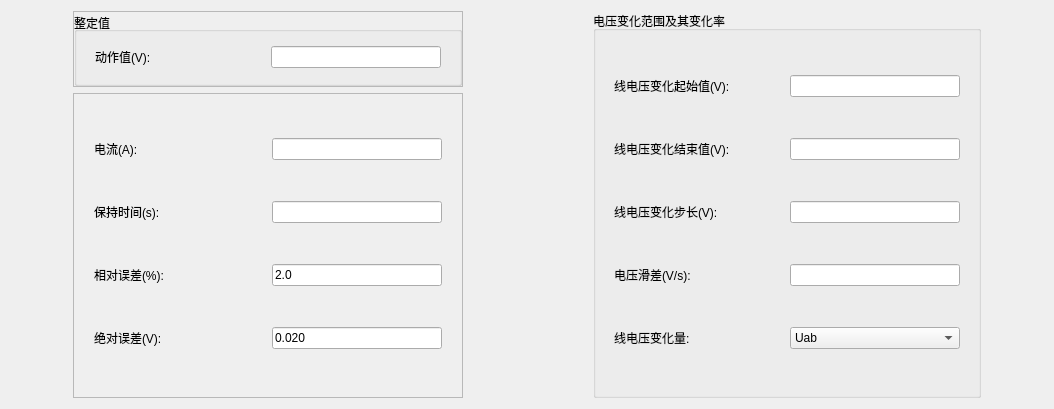
<?xml version="1.0" encoding="UTF-8"?>
<ui version="4.0">
 <class>QLowVolActItemParaEditWidget</class>
 <widget class="QWidget" name="QLowVolActItemParaEditWidget">
  <property name="geometry">
   <rect>
    <x>0</x>
    <y>0</y>
    <width>1054</width>
    <height>409</height>
   </rect>
  </property>
  <property name="windowTitle">
   <string>Form</string>
  </property>
  <layout class="QHBoxLayout" name="horizontalLayout_5" stretch="1,4,2,4,1">
   <item>
    <spacer name="horizontalSpacer_2">
     <property name="orientation">
      <enum>Qt::Horizontal</enum>
     </property>
     <property name="sizeHint" stdset="0">
      <size>
       <width>40</width>
       <height>20</height>
      </size>
     </property>
    </spacer>
   </item>
   <item>
    <layout class="QVBoxLayout" name="verticalLayout_3" stretch="1,4">
     <item>
      <widget class="QFrame" name="frame">
       <property name="frameShape">
        <enum>QFrame::StyledPanel</enum>
       </property>
       <property name="frameShadow">
        <enum>QFrame::Raised</enum>
       </property>
       <layout class="QVBoxLayout" name="verticalLayout_2">
        <property name="spacing">
         <number>0</number>
        </property>
        <property name="leftMargin">
         <number>0</number>
        </property>
        <property name="topMargin">
         <number>0</number>
        </property>
        <property name="rightMargin">
         <number>0</number>
        </property>
        <property name="bottomMargin">
         <number>0</number>
        </property>
        <item>
         <widget class="QGroupBox" name="groupBox">
          <property name="sizePolicy">
           <sizepolicy hsizetype="Preferred" vsizetype="MinimumExpanding">
            <horstretch>0</horstretch>
            <verstretch>0</verstretch>
           </sizepolicy>
          </property>
          <property name="maximumSize">
           <size>
            <width>16777215</width>
            <height>16777215</height>
           </size>
          </property>
          <property name="contextMenuPolicy">
           <enum>Qt::DefaultContextMenu</enum>
          </property>
          <property name="styleSheet">
           <string notr="true">groupBox-&gt;setStyleSheet(
          &quot;QGroupBox:title&quot;
          &quot;{&quot;
          &quot;color:white;&quot;
          &quot;subcontrol-origin: margin;&quot;
          &quot;left: 10px;&quot;
          &quot;}&quot;
          );</string>
          </property>
          <property name="title">
           <string>整定值</string>
          </property>
          <property name="alignment">
           <set>Qt::AlignJustify|Qt::AlignVCenter</set>
          </property>
          <layout class="QHBoxLayout" name="horizontalLayout_6">
           <item>
            <layout class="QHBoxLayout" name="horizontalLayout">
             <property name="leftMargin">
              <number>9</number>
             </property>
             <property name="rightMargin">
              <number>9</number>
             </property>
             <item>
              <widget class="QLabel" name="m_labActValue">
               <property name="sizePolicy">
                <sizepolicy hsizetype="Fixed" vsizetype="Fixed">
                 <horstretch>0</horstretch>
                 <verstretch>0</verstretch>
                </sizepolicy>
               </property>
               <property name="minimumSize">
                <size>
                 <width>170</width>
                 <height>0</height>
                </size>
               </property>
               <property name="maximumSize">
                <size>
                 <width>170</width>
                 <height>16777215</height>
                </size>
               </property>
               <property name="text">
                <string>动作值(V):</string>
               </property>
               <property name="alignment">
                <set>Qt::AlignLeading|Qt::AlignLeft|Qt::AlignVCenter</set>
               </property>
              </widget>
             </item>
             <item>
              <widget class="QSettingLineEdit" name="m_txtActValue_ActValue">
               <property name="sizePolicy">
                <sizepolicy hsizetype="Fixed" vsizetype="Fixed">
                 <horstretch>0</horstretch>
                 <verstretch>0</verstretch>
                </sizepolicy>
               </property>
               <property name="minimumSize">
                <size>
                 <width>170</width>
                 <height>0</height>
                </size>
               </property>
               <property name="maximumSize">
                <size>
                 <width>170</width>
                 <height>16777215</height>
                </size>
               </property>
              </widget>
             </item>
            </layout>
           </item>
          </layout>
         </widget>
        </item>
       </layout>
      </widget>
     </item>
     <item>
      <widget class="QFrame" name="frame_2">
       <property name="frameShape">
        <enum>QFrame::StyledPanel</enum>
       </property>
       <property name="frameShadow">
        <enum>QFrame::Raised</enum>
       </property>
       <layout class="QVBoxLayout" name="verticalLayout">
        <item>
         <layout class="QHBoxLayout" name="horizontalLayout_11">
          <property name="leftMargin">
           <number>9</number>
          </property>
          <property name="rightMargin">
           <number>9</number>
          </property>
          <item>
           <widget class="QLabel" name="m_labCur">
            <property name="sizePolicy">
             <sizepolicy hsizetype="Fixed" vsizetype="Fixed">
              <horstretch>0</horstretch>
              <verstretch>0</verstretch>
             </sizepolicy>
            </property>
            <property name="minimumSize">
             <size>
              <width>170</width>
              <height>0</height>
             </size>
            </property>
            <property name="maximumSize">
             <size>
              <width>170</width>
              <height>16777215</height>
             </size>
            </property>
            <property name="text">
             <string>电流(A):</string>
            </property>
            <property name="alignment">
             <set>Qt::AlignLeading|Qt::AlignLeft|Qt::AlignVCenter</set>
            </property>
           </widget>
          </item>
          <item>
           <widget class="QLineEdit" name="m_txtActValue_Cur">
            <property name="sizePolicy">
             <sizepolicy hsizetype="Fixed" vsizetype="Fixed">
              <horstretch>0</horstretch>
              <verstretch>0</verstretch>
             </sizepolicy>
            </property>
            <property name="minimumSize">
             <size>
              <width>170</width>
              <height>0</height>
             </size>
            </property>
            <property name="maximumSize">
             <size>
              <width>170</width>
              <height>16777215</height>
             </size>
            </property>
           </widget>
          </item>
         </layout>
        </item>
        <item>
         <layout class="QHBoxLayout" name="horizontalLayout_2">
          <property name="leftMargin">
           <number>9</number>
          </property>
          <property name="rightMargin">
           <number>9</number>
          </property>
          <item>
           <widget class="QLabel" name="m_labHoldTime">
            <property name="sizePolicy">
             <sizepolicy hsizetype="Fixed" vsizetype="Fixed">
              <horstretch>0</horstretch>
              <verstretch>0</verstretch>
             </sizepolicy>
            </property>
            <property name="minimumSize">
             <size>
              <width>170</width>
              <height>0</height>
             </size>
            </property>
            <property name="maximumSize">
             <size>
              <width>170</width>
              <height>16777215</height>
             </size>
            </property>
            <property name="text">
             <string>保持时间(s):</string>
            </property>
            <property name="alignment">
             <set>Qt::AlignLeading|Qt::AlignLeft|Qt::AlignVCenter</set>
            </property>
           </widget>
          </item>
          <item>
           <widget class="QLineEdit" name="m_txtActValue_HoldTime">
            <property name="sizePolicy">
             <sizepolicy hsizetype="Fixed" vsizetype="Fixed">
              <horstretch>0</horstretch>
              <verstretch>0</verstretch>
             </sizepolicy>
            </property>
            <property name="minimumSize">
             <size>
              <width>170</width>
              <height>0</height>
             </size>
            </property>
            <property name="maximumSize">
             <size>
              <width>170</width>
              <height>16777215</height>
             </size>
            </property>
           </widget>
          </item>
         </layout>
        </item>
        <item>
         <layout class="QHBoxLayout" name="horizontalLayout_3">
          <property name="leftMargin">
           <number>9</number>
          </property>
          <property name="rightMargin">
           <number>9</number>
          </property>
          <item>
           <widget class="QLabel" name="m_labRelErr">
            <property name="sizePolicy">
             <sizepolicy hsizetype="Fixed" vsizetype="Fixed">
              <horstretch>0</horstretch>
              <verstretch>0</verstretch>
             </sizepolicy>
            </property>
            <property name="minimumSize">
             <size>
              <width>170</width>
              <height>0</height>
             </size>
            </property>
            <property name="maximumSize">
             <size>
              <width>170</width>
              <height>16777215</height>
             </size>
            </property>
            <property name="text">
             <string>相对误差(%):</string>
            </property>
            <property name="alignment">
             <set>Qt::AlignLeading|Qt::AlignLeft|Qt::AlignVCenter</set>
            </property>
           </widget>
          </item>
          <item>
           <widget class="QLineEdit" name="m_txtActValue_RelErr">
            <property name="sizePolicy">
             <sizepolicy hsizetype="Fixed" vsizetype="Fixed">
              <horstretch>0</horstretch>
              <verstretch>0</verstretch>
             </sizepolicy>
            </property>
            <property name="minimumSize">
             <size>
              <width>170</width>
              <height>0</height>
             </size>
            </property>
            <property name="maximumSize">
             <size>
              <width>170</width>
              <height>16777215</height>
             </size>
            </property>
            <property name="text">
             <string>2.0</string>
            </property>
           </widget>
          </item>
         </layout>
        </item>
        <item>
         <layout class="QHBoxLayout" name="horizontalLayout_4">
          <property name="sizeConstraint">
           <enum>QLayout::SetMaximumSize</enum>
          </property>
          <property name="leftMargin">
           <number>9</number>
          </property>
          <property name="rightMargin">
           <number>9</number>
          </property>
          <item>
           <widget class="QLabel" name="m_labAbsErr">
            <property name="sizePolicy">
             <sizepolicy hsizetype="Fixed" vsizetype="Fixed">
              <horstretch>0</horstretch>
              <verstretch>0</verstretch>
             </sizepolicy>
            </property>
            <property name="minimumSize">
             <size>
              <width>170</width>
              <height>0</height>
             </size>
            </property>
            <property name="maximumSize">
             <size>
              <width>170</width>
              <height>16777215</height>
             </size>
            </property>
            <property name="text">
             <string>绝对误差(V):</string>
            </property>
            <property name="alignment">
             <set>Qt::AlignLeading|Qt::AlignLeft|Qt::AlignVCenter</set>
            </property>
           </widget>
          </item>
          <item>
           <widget class="QLineEdit" name="m_txtActValue_AbsErr">
            <property name="sizePolicy">
             <sizepolicy hsizetype="Fixed" vsizetype="Fixed">
              <horstretch>0</horstretch>
              <verstretch>0</verstretch>
             </sizepolicy>
            </property>
            <property name="minimumSize">
             <size>
              <width>170</width>
              <height>0</height>
             </size>
            </property>
            <property name="maximumSize">
             <size>
              <width>170</width>
              <height>16777215</height>
             </size>
            </property>
            <property name="text">
             <string>0.020</string>
            </property>
           </widget>
          </item>
         </layout>
        </item>
       </layout>
      </widget>
     </item>
    </layout>
   </item>
   <item>
    <spacer name="horizontalSpacer">
     <property name="orientation">
      <enum>Qt::Horizontal</enum>
     </property>
     <property name="sizeHint" stdset="0">
      <size>
       <width>40</width>
       <height>20</height>
      </size>
     </property>
    </spacer>
   </item>
   <item>
    <widget class="QGroupBox" name="groupBox_2">
     <property name="title">
      <string>电压变化范围及其变化率</string>
     </property>
     <layout class="QVBoxLayout" name="verticalLayout_10">
      <item>
       <layout class="QHBoxLayout" name="horizontalLayout_33">
        <property name="leftMargin">
         <number>9</number>
        </property>
        <property name="rightMargin">
         <number>9</number>
        </property>
        <item>
         <widget class="QLabel" name="m_labVBegin">
          <property name="sizePolicy">
           <sizepolicy hsizetype="Fixed" vsizetype="Fixed">
            <horstretch>0</horstretch>
            <verstretch>0</verstretch>
           </sizepolicy>
          </property>
          <property name="minimumSize">
           <size>
            <width>170</width>
            <height>0</height>
           </size>
          </property>
          <property name="maximumSize">
           <size>
            <width>170</width>
            <height>16777215</height>
           </size>
          </property>
          <property name="text">
           <string>线电压变化起始值(V):</string>
          </property>
          <property name="alignment">
           <set>Qt::AlignLeading|Qt::AlignLeft|Qt::AlignVCenter</set>
          </property>
         </widget>
        </item>
        <item>
         <widget class="QSettingLineEdit" name="m_txtActValue_VStart">
          <property name="sizePolicy">
           <sizepolicy hsizetype="Fixed" vsizetype="Fixed">
            <horstretch>0</horstretch>
            <verstretch>0</verstretch>
           </sizepolicy>
          </property>
          <property name="minimumSize">
           <size>
            <width>170</width>
            <height>0</height>
           </size>
          </property>
          <property name="maximumSize">
           <size>
            <width>170</width>
            <height>16777215</height>
           </size>
          </property>
         </widget>
        </item>
       </layout>
      </item>
      <item>
       <layout class="QHBoxLayout" name="horizontalLayout_34">
        <property name="leftMargin">
         <number>9</number>
        </property>
        <property name="rightMargin">
         <number>9</number>
        </property>
        <item>
         <widget class="QLabel" name="m_labVEnd">
          <property name="sizePolicy">
           <sizepolicy hsizetype="Fixed" vsizetype="Fixed">
            <horstretch>0</horstretch>
            <verstretch>0</verstretch>
           </sizepolicy>
          </property>
          <property name="minimumSize">
           <size>
            <width>170</width>
            <height>0</height>
           </size>
          </property>
          <property name="maximumSize">
           <size>
            <width>170</width>
            <height>16777215</height>
           </size>
          </property>
          <property name="text">
           <string>线电压变化结束值(V):</string>
          </property>
          <property name="alignment">
           <set>Qt::AlignLeading|Qt::AlignLeft|Qt::AlignVCenter</set>
          </property>
         </widget>
        </item>
        <item>
         <widget class="QSettingLineEdit" name="m_txtActValue_VEnd">
          <property name="sizePolicy">
           <sizepolicy hsizetype="Fixed" vsizetype="Fixed">
            <horstretch>0</horstretch>
            <verstretch>0</verstretch>
           </sizepolicy>
          </property>
          <property name="minimumSize">
           <size>
            <width>170</width>
            <height>0</height>
           </size>
          </property>
          <property name="maximumSize">
           <size>
            <width>170</width>
            <height>16777215</height>
           </size>
          </property>
         </widget>
        </item>
       </layout>
      </item>
      <item>
       <layout class="QHBoxLayout" name="horizontalLayout_35">
        <property name="leftMargin">
         <number>9</number>
        </property>
        <property name="rightMargin">
         <number>9</number>
        </property>
        <item>
         <widget class="QLabel" name="m_labVStep">
          <property name="sizePolicy">
           <sizepolicy hsizetype="Fixed" vsizetype="Fixed">
            <horstretch>0</horstretch>
            <verstretch>0</verstretch>
           </sizepolicy>
          </property>
          <property name="minimumSize">
           <size>
            <width>170</width>
            <height>0</height>
           </size>
          </property>
          <property name="maximumSize">
           <size>
            <width>170</width>
            <height>16777215</height>
           </size>
          </property>
          <property name="text">
           <string>线电压变化步长(V):</string>
          </property>
          <property name="alignment">
           <set>Qt::AlignLeading|Qt::AlignLeft|Qt::AlignVCenter</set>
          </property>
         </widget>
        </item>
        <item>
         <widget class="QSettingLineEdit" name="m_txtActValue_VStep">
          <property name="sizePolicy">
           <sizepolicy hsizetype="Fixed" vsizetype="Fixed">
            <horstretch>0</horstretch>
            <verstretch>0</verstretch>
           </sizepolicy>
          </property>
          <property name="minimumSize">
           <size>
            <width>170</width>
            <height>0</height>
           </size>
          </property>
          <property name="maximumSize">
           <size>
            <width>170</width>
            <height>16777215</height>
           </size>
          </property>
         </widget>
        </item>
       </layout>
      </item>
      <item>
       <layout class="QHBoxLayout" name="horizontalLayout_36">
        <property name="leftMargin">
         <number>9</number>
        </property>
        <property name="rightMargin">
         <number>9</number>
        </property>
        <item>
         <widget class="QLabel" name="m_labdvdt">
          <property name="sizePolicy">
           <sizepolicy hsizetype="Fixed" vsizetype="Fixed">
            <horstretch>0</horstretch>
            <verstretch>0</verstretch>
           </sizepolicy>
          </property>
          <property name="minimumSize">
           <size>
            <width>170</width>
            <height>0</height>
           </size>
          </property>
          <property name="maximumSize">
           <size>
            <width>170</width>
            <height>16777215</height>
           </size>
          </property>
          <property name="text">
           <string>电压滑差(V/s):</string>
          </property>
          <property name="alignment">
           <set>Qt::AlignLeading|Qt::AlignLeft|Qt::AlignVCenter</set>
          </property>
         </widget>
        </item>
        <item>
         <widget class="QSettingLineEdit" name="m_txtActValue_dVdt">
          <property name="sizePolicy">
           <sizepolicy hsizetype="Fixed" vsizetype="Fixed">
            <horstretch>0</horstretch>
            <verstretch>0</verstretch>
           </sizepolicy>
          </property>
          <property name="minimumSize">
           <size>
            <width>170</width>
            <height>0</height>
           </size>
          </property>
          <property name="maximumSize">
           <size>
            <width>170</width>
            <height>16777215</height>
           </size>
          </property>
         </widget>
        </item>
       </layout>
      </item>
      <item>
       <layout class="QHBoxLayout" name="horizontalLayout_37">
        <property name="leftMargin">
         <number>9</number>
        </property>
        <property name="rightMargin">
         <number>9</number>
        </property>
        <item>
         <widget class="QLabel" name="m_labVar">
          <property name="sizePolicy">
           <sizepolicy hsizetype="Fixed" vsizetype="Fixed">
            <horstretch>0</horstretch>
            <verstretch>0</verstretch>
           </sizepolicy>
          </property>
          <property name="minimumSize">
           <size>
            <width>170</width>
            <height>0</height>
           </size>
          </property>
          <property name="maximumSize">
           <size>
            <width>170</width>
            <height>16777215</height>
           </size>
          </property>
          <property name="text">
           <string>线电压变化量:</string>
          </property>
          <property name="alignment">
           <set>Qt::AlignLeading|Qt::AlignLeft|Qt::AlignVCenter</set>
          </property>
         </widget>
        </item>
        <item>
         <widget class="QComboBox" name="m_cmbActValue_Var">
          <property name="sizePolicy">
           <sizepolicy hsizetype="Fixed" vsizetype="Fixed">
            <horstretch>0</horstretch>
            <verstretch>0</verstretch>
           </sizepolicy>
          </property>
          <property name="minimumSize">
           <size>
            <width>170</width>
            <height>0</height>
           </size>
          </property>
          <property name="maximumSize">
           <size>
            <width>170</width>
            <height>16777215</height>
           </size>
          </property>
          <item>
           <property name="text">
            <string>Uab</string>
           </property>
          </item>
          <item>
           <property name="text">
            <string>Ubc</string>
           </property>
          </item>
          <item>
           <property name="text">
            <string>Uca</string>
           </property>
          </item>
          <item>
           <property name="text">
            <string>Uabc</string>
           </property>
          </item>
         </widget>
        </item>
       </layout>
      </item>
     </layout>
    </widget>
   </item>
   <item>
    <spacer name="horizontalSpacer_3">
     <property name="orientation">
      <enum>Qt::Horizontal</enum>
     </property>
     <property name="sizeHint" stdset="0">
      <size>
       <width>40</width>
       <height>20</height>
      </size>
     </property>
    </spacer>
   </item>
  </layout>
 </widget>
 <customwidgets>
  <customwidget>
   <class>QSettingLineEdit</class>
   <extends>QLineEdit</extends>
   <header>../../UI/Controls/SettingCtrls/qsettinglineedit.h</header>
  </customwidget>
 </customwidgets>
 <resources/>
 <connections/>
</ui>
